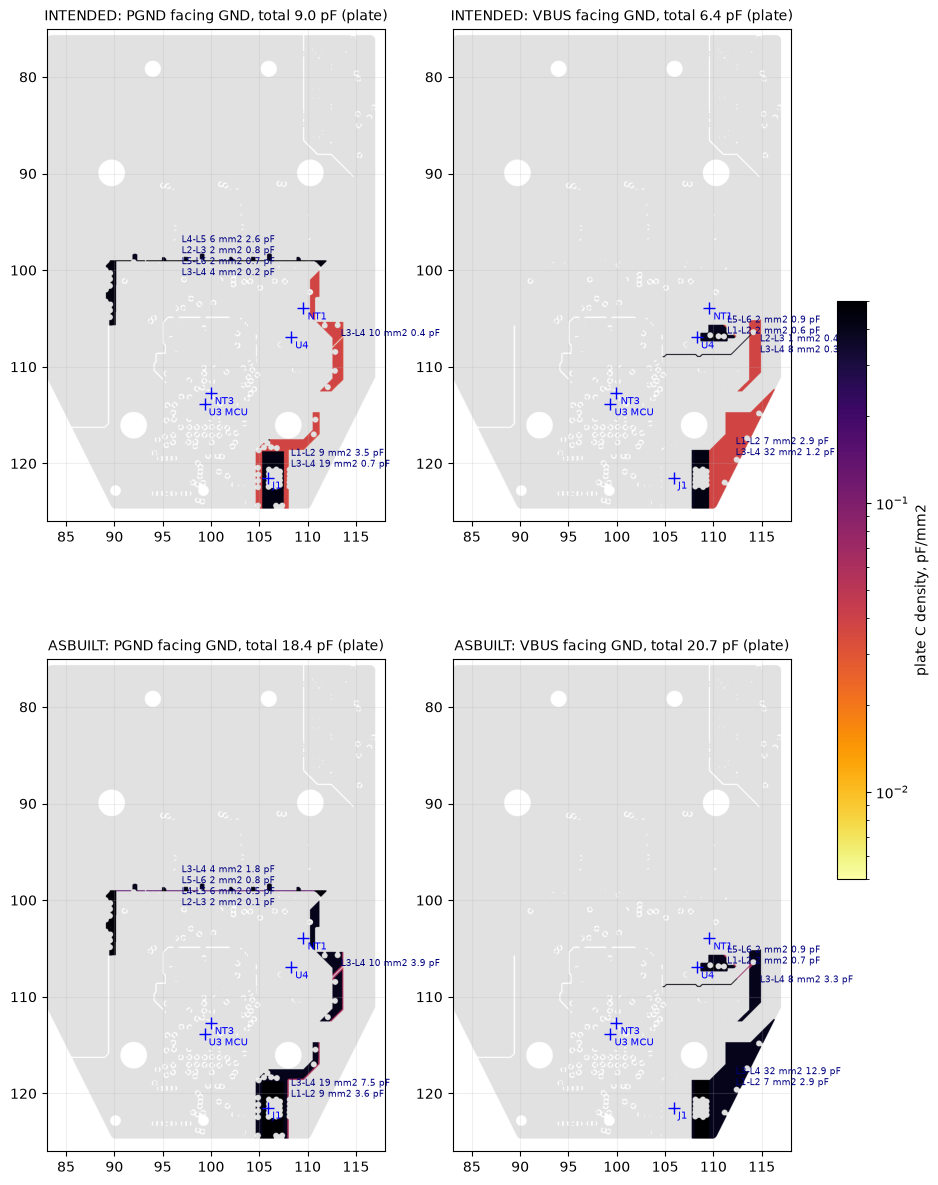

Write Python code to recreate this figure.
"""Where PGND faces GND (and VBUS faces GND) across a dielectric with nothing between, coloured by plate C density
(pF/mm2) in each stackup. Writes fig_gnd_overlap.png and prints per-region totals by layer pair."""
import os, sys, collections
import numpy as np
import matplotlib; matplotlib.use('Agg')
import matplotlib.pyplot as plt
from matplotlib.colors import LogNorm
from scipy import ndimage as ndi
HERE = os.path.dirname(os.path.abspath(__file__))
R = np.load(os.path.join(HERE, 'raster.npz'))
ids = R['ids']; nets = ['VOID'] + list(R['nets']); p = float(R['pitch']); X0 = float(R['x0']); Y0 = float(R['y0'])
STACK = {
    'intended': [[(0.092, 4.1)], [(0.100, 4.6)], [(0.092, 4.1), (0.865, 4.6), (0.092, 4.1)], [(0.100, 4.6)], [(0.092, 4.1)]],
    'asbuilt': [[(0.100, 4.5)], [(0.535, 4.5)], [(0.100, 4.5)], [(0.535, 4.5)], [(0.100, 4.5)]]}
EF = {'intended': 4.3, 'asbuilt': 4.5}
def toe(s, i, j): return sum(t / e for k in range(i, j) for (t, e) in STACK[s][k]) + (j - i - 1) * 0.035 / EF[s]
cu = ids > 0
def pair_maps(na, nb, s):
    a, b = nets.index(na), nets.index(nb)
    out = {}
    for i in range(6):
        for j in range(i + 1, 6):
            m = cu[i] & cu[j]
            for k in range(i + 1, j): m &= ~cu[k]
            m &= ((ids[i] == a) & (ids[j] == b)) | ((ids[i] == b) & (ids[j] == a))
            if m.any(): out[(i + 1, j + 1)] = m * (8.854e-3 / toe(s, i, j))
    return out
ext = [X0, X0 + ids.shape[1] * p, Y0, Y0 + ids.shape[2] * p]
fig, axs = plt.subplots(2, 2, figsize=(12, 15))
outline = (ids.max(axis=0) > 0)
for col, (na, nb) in enumerate([('PGND', 'GND'), ('VBUS', 'GND')]):
    for row, s in enumerate(('intended', 'asbuilt')):
        ax = axs[row, col]
        maps = pair_maps(na, nb, s)
        dens = sum(maps.values())
        ax.imshow(outline.T, origin='lower', extent=ext, cmap='Greys', alpha=0.12)
        im = ax.imshow(np.ma.masked_where(dens <= 0, dens).T, origin='lower', extent=ext, cmap='inferno_r', norm=LogNorm(0.005, 0.5))
        tot = dens.sum() * p * p
        lab, n = ndi.label(ndi.binary_dilation(dens > 0, iterations=8))
        regs = []
        for k in range(1, n + 1):
            m = lab == k
            parts = {lp: float((mp * m).sum() * p * p) for lp, mp in maps.items() if (mp * m).sum() > 0}
            A = {lp: float(((mp > 0) & m).sum() * p * p) for lp, mp in maps.items()}
            if sum(parts.values()) < 0.3: continue
            cx, cy = [c.mean() for c in np.nonzero(m & (dens > 0))]
            txt = '\n'.join(f'L{a}-L{b} {A[(a, b)]:.0f} mm2 {c:.1f} pF' for (a, b), c in sorted(parts.items(), key=lambda kv: -kv[1]) if c >= 0.1)
            ax.annotate(txt, (X0 + cx * p, Y0 + cy * p), fontsize=6.5, color='navy', xytext=(8, 0), textcoords='offset points')
            regs.append((X0 + cx * p, Y0 + cy * p, txt.replace('\n', '; ')))
        ax.set_title(f'{s.upper()}: {na} facing {nb}, total {tot:.1f} pF (plate)', fontsize=10)
        ax.set_xlim(83, 118); ax.set_ylim(126, 75); ax.set_aspect('equal'); ax.grid(alpha=0.2)
        print(f'{s} {na}/{nb}: {tot:.2f} pF')
        for x, y, t in regs: print(f'   region near ({x:.1f},{y:.1f}): {t}')
for ref, x, y in (('NT1', 109.56, 103.95), ('NT3', 99.96, 112.71), ('J1', 105.90, 121.46), ('U3 MCU', 99.33, 113.88), ('U4', 108.28, 106.95)):
    for ax in axs.ravel():
        ax.plot(x, y, 'b+', ms=8); ax.annotate(ref, (x, y), fontsize=7, color='b', xytext=(3, -8), textcoords='offset points')
fig.colorbar(im, ax=axs, shrink=0.5, label='plate C density, pF/mm2')
plt.savefig(os.path.join(HERE, 'fig_gnd_overlap.png'), dpi=100, bbox_inches='tight')
